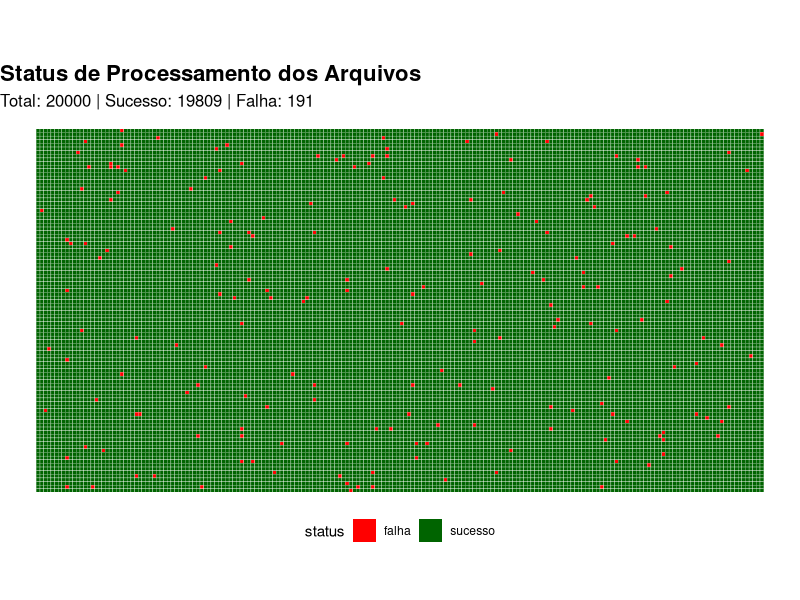

Here is the R script that generated this plot:

#grafico de auditori kkkk
# Instale se necessário
# install.packages("ggplot2")
# install.packages("dplyr")

library(ggplot2)
library(dplyr)

# Número total de arquivos
n_total <- 20000

# Simulando falhas (exemplo: 10% com erro)
set.seed(123)
status <- sample(c("sucesso", "falha"), size = n_total, replace = TRUE, prob = c(0.99, 0.01))

# Cria o data frame com coordenadas para plotar em grade
df <- data.frame(
  id = 1:n_total,
  status = status
)

# Definir número de colunas (por exemplo: 200 colunas -> 100 linhas)
n_col <- 200
df <- df %>%
  mutate(
    col = (id - 1) %% n_col,
    row = (id - 1) %/% n_col
  )

# Gráfico
ggplot(df, aes(x = col, y = -row, fill = status)) +
  geom_tile(color = "white", size = 0.1) +
  scale_fill_manual(values = c("sucesso" = "darkgreen", "falha" = "red")) +
  coord_fixed() +
  theme_void() +
  labs(title = "Status de Processamento dos Arquivos",
       subtitle = paste0("Total: ", n_total, 
                         " | Sucesso: ", sum(df$status == "sucesso"),
                         " | Falha: ", sum(df$status == "falha"))) +
  theme(
    legend.position = "bottom",
    plot.title = element_text(size = 16, face = "bold"),
    plot.subtitle = element_text(size = 12)
  )
